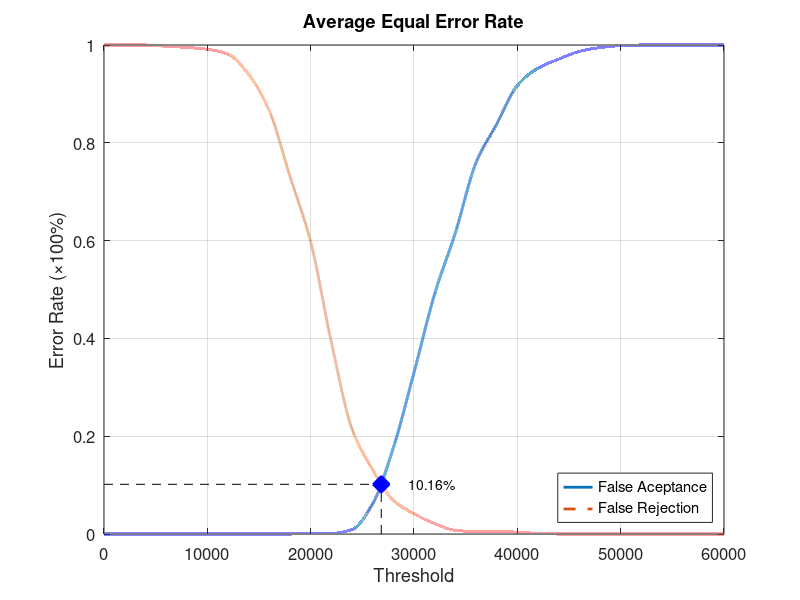
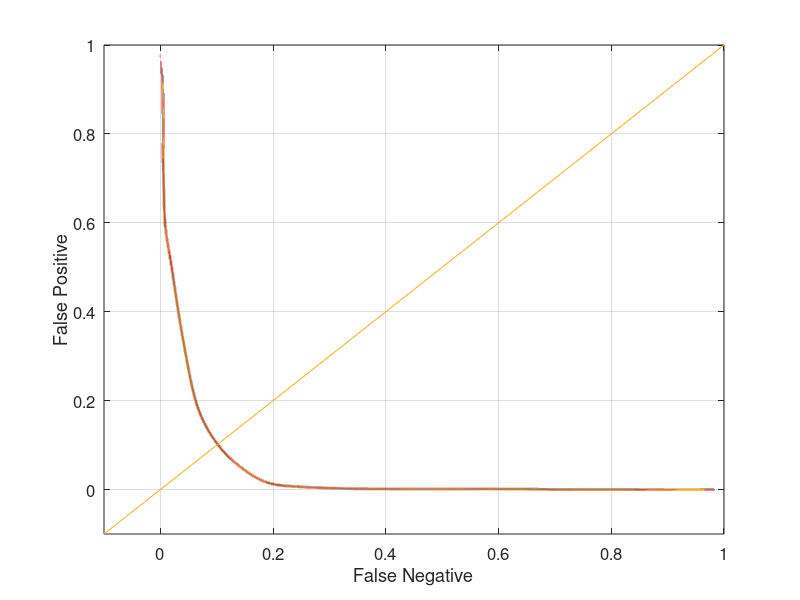

The MATLAB script that drew these images, in order:
function yEER = Experiment1Average
close all;
clear;
clc;
x = 0:2000:60000;
xq = 0:0.5:60000;

y0 = [0 0 0 0 0 0 0 0 0 0 0.00131579 0.00131579 0.00921053 0.0618421 0.176316 0.330263 0.49079 0.615789 0.759211 0.838158 0.917105 0.952632 0.971053 0.986842 0.994737 0.998684 1 1 1 1 1];
yy0 = interp1(x, y0, xq, 'pchip');
y1 = [1 1 1 0.9975 0.995 0.99125 0.98125 0.94 0.865 0.73125 0.5975 0.3925 0.215 0.13125 0.06875 0.04125 0.02125 0.0075 0.005 0.005 0.00375 0.00125 0 0 0 0 0 0 0 0 0];
yy1 = interp1(x, y1, xq, 'pchip');

% Calculating EER: 
y2 = abs(y0 - y1);
find(y2 == min(y2))
yy2 = abs(yy0 - yy1);
xEER = find(yy2 == min(yy2));
xEERIndex = xq(xEER) % X-axis EER
yEER = yy0(xEER) % Y-axis EER

main = figure
plot(xq, yy0,'-','LineWidth', 2);	hold on
plot(xq, yy1,'--','LineWidth', 2);	hold on
plot([xEERIndex xEERIndex], [0 yEER], 'k--');	hold on
plot([0 xEERIndex], [yEER yEER], 'k--');	hold on
plot(xEERIndex, yEER, 'bx', 'LineWidth', 10);	hold on
text(xEERIndex + 10 * xEERIndex / 100, yEER, [num2str(round((10000 * yEER)) / 100) '%'])
legend('False Aceptance', 'False Rejection', 'Location', 'SouthEast')
xlabel('Threshold')
ylabel('Error Rate (\times100%)')
title('Average Equal Error Rate')
set(gca, 'FontSize', 12)
axis([0 60000 0 1])
grid on

print(main, 'Experiment1AverageMain', '-dpng');
FNRxFPR = figure('Color', [1 1 1]);
plot(yy1, yy0, '-', yy1, yy0, 'LineWidth', 2);
hold on
y = -0.1:0.1:1
plot(y, y); 
set(gca, 'FontSize', 12)
xlabel('False Negative')
ylabel('False Positive')
axis([-0.1 1 -0.1 1])
set(gca, 'FontSize', 12)
grid on

print(FNRxFPR, 'Experiment1AverageFNRxFPR','-dpng');
end
